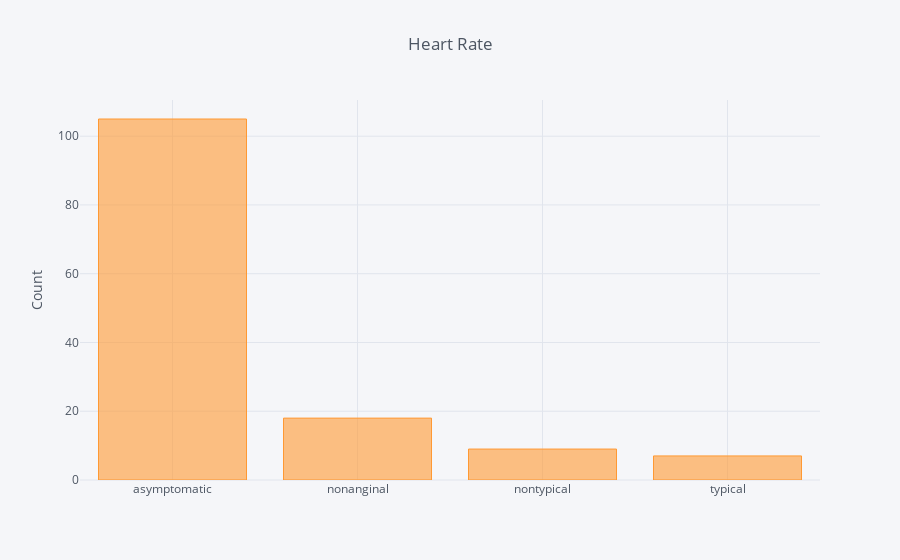

Notebook code cell kept with this figure:
### Code cell
cf.go_offline()
count_df.iplot(title="Heart Rate",
               yTitle="Count",
               kind="bar",
               shape=(4,1),
               fill=True)

### Figure 1 — Plotly figure (JSON) as saved in the notebook; plotly's stock layout.template omitted (floating-point values rounded to 4 significant figures)
{"data": [{"marker": {"color": "rgba(255, 153, 51, 0.6)", "line": {"color": "rgba(255, 153, 51, 1.0)", "width": 1}}, "name": "Count", "orientation": "v", "text": "", "type": "bar", "uid": "f69e194a-9df2-4767-af32-260f3f48c792", "x": ["asymptomatic", "nonanginal", "nontypical", "typical"], "y": [105, 18, 9, 7]}], "layout": {"legend": {"bgcolor": "#F5F6F9", "font": {"color": "#4D5663"}}, "paper_bgcolor": "#F5F6F9", "plot_bgcolor": "#F5F6F9", "title": {"font": {"color": "#4D5663"}, "text": "Heart Rate"}, "xaxis": {"gridcolor": "#E1E5ED", "showgrid": true, "tickfont": {"color": "#4D5663"}, "title": {"font": {"color": "#4D5663"}, "text": ""}, "zerolinecolor": "#E1E5ED"}, "yaxis": {"gridcolor": "#E1E5ED", "showgrid": true, "tickfont": {"color": "#4D5663"}, "title": {"font": {"color": "#4D5663"}, "text": "Count"}, "zerolinecolor": "#E1E5ED"}}}
